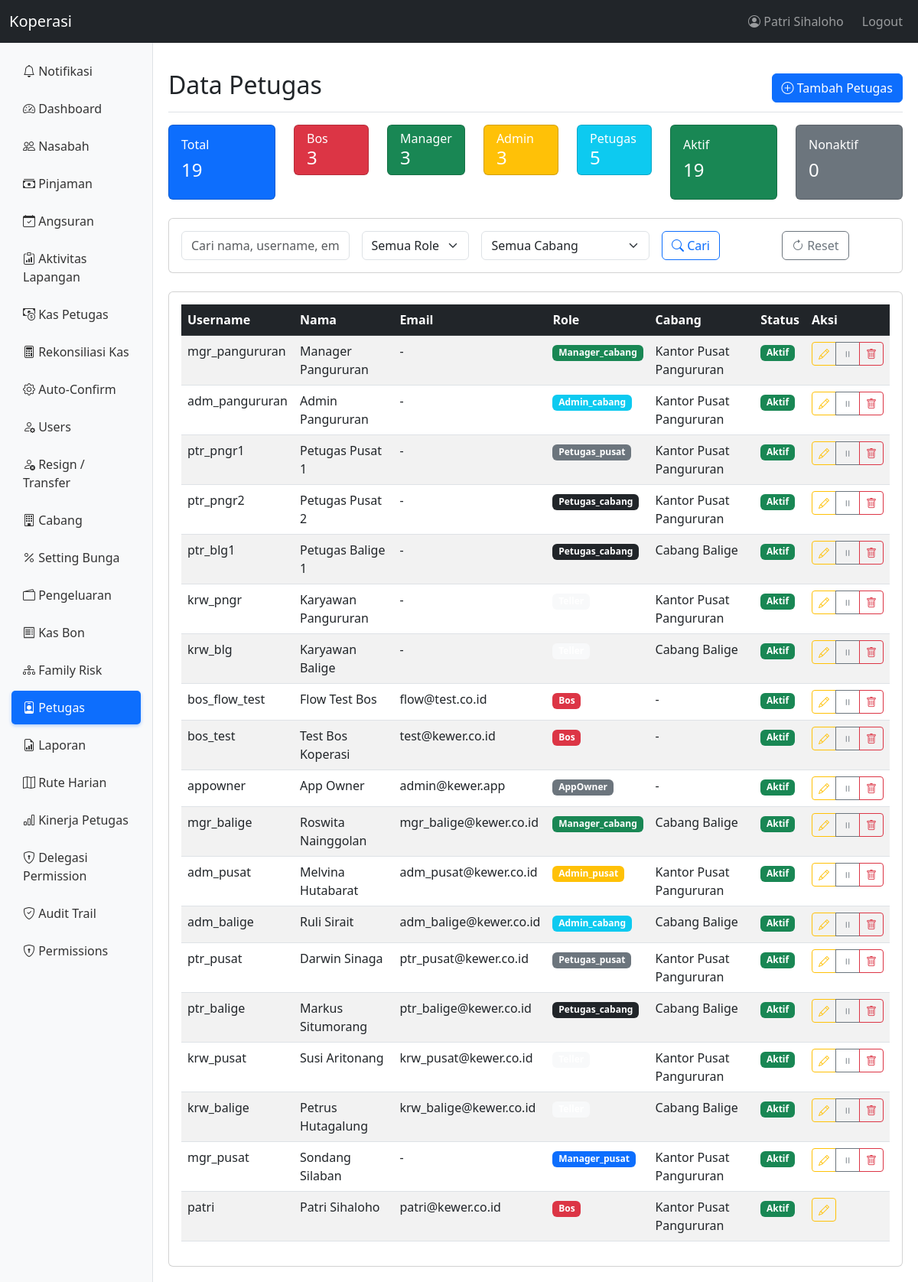
Page /pages/petugas/index.php (signed in) on the committed database.
### tables this page shows
CREATE TABLE `users` (
  `id` int(11) NOT NULL AUTO_INCREMENT,
  `username` varchar(50) NOT NULL,
  `password` varchar(255) NOT NULL,
  `nama` varchar(100) NOT NULL,
  `ktp` varchar(16) DEFAULT NULL COMMENT 'NIK KTP - identitas global via db_orang',
  `email` varchar(100) DEFAULT NULL,
  `telp` varchar(20) DEFAULT NULL,
  `role` varchar(50) NOT NULL DEFAULT 'teller',
  `owner_bos_id` int(10) unsigned DEFAULT NULL,
  `cabang_id` int(11) DEFAULT NULL,
  `derived_permissions` longtext DEFAULT NULL CHECK (json_valid(`derived_permissions`)),
  `status` enum('aktif','nonaktif') NOT NULL DEFAULT 'aktif',
  `created_at` timestamp NOT NULL DEFAULT current_timestamp(),
  `updated_at` timestamp NOT NULL DEFAULT current_timestamp() ON UPDATE current_timestamp(),
  `limit_kasbon` decimal(12,0) DEFAULT 0,
  `gaji` decimal(12,0) DEFAULT 0,
  `tanggal_lahir` date DEFAULT NULL,
  `tanggal_masuk` date DEFAULT NULL,
  `db_orang_person_id` int(11) DEFAULT NULL,
  `totp_secret` varchar(64) DEFAULT NULL,
  `totp_enabled` tinyint(1) DEFAULT 0,
  `totp_verified_at` timestamp NULL DEFAULT NULL,
  `phone_2fa` varchar(20) DEFAULT NULL,
  PRIMARY KEY (`id`),
  UNIQUE KEY `username` (`username`),
  KEY `idx_owner_bos_id` (`owner_bos_id`),
  KEY `idx_db_orang_person` (`db_orang_person_id`),
  KEY `idx_users_ktp` (`ktp`),
  KEY `idx_users_cabang` (`cabang_id`),
  KEY `idx_users_owner_bos` (`owner_bos_id`),
  KEY `idx_users_role_status` (`role`,`status`),
  KEY `idx_users_id` (`id`),
  CONSTRAINT `fk_users_cabang` FOREIGN KEY (`cabang_id`) REFERENCES `cabang` (`id`) ON DELETE SET NULL ON UPDATE CASCADE,
  CONSTRAINT `fk_users_db_orang_person` FOREIGN KEY (`db_orang_person_id`) REFERENCES `db_orang`.`people` (`id`) ON DELETE SET NULL ON UPDATE CASCADE
);

CREATE TABLE `cabang` (
  `id` int(11) NOT NULL AUTO_INCREMENT,
  `cooperative_id` int(10) unsigned DEFAULT NULL,
  `kode_cabang` varchar(10) NOT NULL,
  `nama_cabang` varchar(100) NOT NULL,
  `alamat` text DEFAULT NULL,
  `telp` varchar(20) DEFAULT NULL,
  `email` varchar(100) DEFAULT NULL,
  `kota` varchar(50) DEFAULT NULL,
  `provinsi` varchar(50) DEFAULT NULL,
  `kode_pos` varchar(10) DEFAULT NULL,
  `province_id` int(10) unsigned DEFAULT NULL,
  `regency_id` int(10) unsigned DEFAULT NULL,
  `district_id` int(10) unsigned DEFAULT NULL,
  `village_id` int(10) unsigned DEFAULT NULL,
  `db_orang_person_id` int(11) DEFAULT NULL COMMENT 'person record for branch address',
  `status` enum('aktif','nonaktif') NOT NULL DEFAULT 'aktif',
  `is_headquarters` tinyint(1) DEFAULT 0,
  `headquarters_id` int(10) unsigned DEFAULT NULL,
  `owner_bos_id` int(10) unsigned DEFAULT NULL,
  `created_by_user_id` int(10) unsigned DEFAULT NULL,
  `created_at` timestamp NOT NULL DEFAULT current_timestamp(),
  `updated_at` timestamp NOT NULL DEFAULT current_timestamp() ON UPDATE current_timestamp(),
  `latitude` decimal(10,8) DEFAULT NULL COMMENT 'GPS latitude for geofencing',
  `longitude` decimal(11,8) DEFAULT NULL COMMENT 'GPS longitude for geofencing',
  `geofence_radius` int(11) DEFAULT 5000 COMMENT 'Geofence radius in meters (default 5km)',
  PRIMARY KEY (`id`),
  UNIQUE KEY `kode_cabang` (`kode_cabang`),
  KEY `idx_owner_bos_id` (`owner_bos_id`),
  KEY `idx_created_by_user_id` (`created_by_user_id`),
  KEY `idx_cooperative_id` (`cooperative_id`),
  KEY `idx_headquarters_id` (`headquarters_id`),
  KEY `idx_db_orang_person` (`db_orang_person_id`),
  KEY `idx_cabang_owner_bos` (`owner_bos_id`),
  KEY `idx_cabang_id` (`id`),
  KEY `idx_cabang_gps` (`latitude`,`longitude`),
  CONSTRAINT `fk_cabang_db_orang_person` FOREIGN KEY (`db_orang_person_id`) REFERENCES `db_orang`.`people` (`id`) ON DELETE SET NULL ON UPDATE CASCADE
);

### pages/petugas/index.php (the view, shortened to what the rows shown need)
<?php
require_once __DIR__ . '/../../config/path.php';
$where = ["1=1"];
$params = [];
$where_clause = "WHERE " . implode(" AND ", $where);
$petugas = query("
    SELECT u.*, c.nama_cabang
    FROM users u
    LEFT JOIN cabang c ON u.cabang_id = c.id
    $where_clause
    ORDER BY u.created_at DESC
", $params);
?>
<!DOCTYPE html>
<html lang="id">
<head>
    <link href="https://cdn.jsdelivr.net/npm/bootstrap@5.3.0/dist/css/bootstrap.min.css" rel="stylesheet">
    <link href="https://cdn.jsdelivr.net/npm/bootstrap-icons@1.10.0/font/bootstrap-icons.css" rel="stylesheet">
</head>
<body>
    <div class="main-container">
        <?php require_once BASE_PATH . '/includes/sidebar.php'; ?>
        <main class="content-area">
                <div class="d-flex justify-content-between flex-wrap flex-md-nowrap align-items-center pt-3 pb-2 mb-3 border-bottom">
                    <h1 class="h2">Data Petugas</h1>
                </div>
                <div class="card">
                    <div class="card-body">
                        <div class="table-responsive">
                            <table class="table table-striped table-hover">
                                <thead class="table-dark">
                                    <tr>
                                        <th>Username</th>
                                        <th>Nama</th>
                                        <th>Email</th>
                                        <th>Role</th>
                                        <th>Cabang</th>
                                        <th>Status</th>
                                        <th>Aksi</th>
                                    </tr>
                                </thead>
                                <tbody>
                                    <?php if (empty($petugas)): ?>
                                        <tr>
                                            <td colspan="7" class="text-center text-muted">Tidak ada data petugas</td>
                                        </tr>
                                    <?php else: ?>
                                        <?php foreach ($petugas as $p): ?>
                                            <tr>
                                                <td><?php echo $p['username']; ?></td>
                                                <td><?php echo $p['nama']; ?></td>
                                                <td><?php echo $p['email'] ?: '-'; ?></td>
                                                <td>
                                                    <?php
                                                    $role_class = [
                                                        'bos' => 'danger',
                                                        'manager_pusat' => 'primary',
                                                        'manager_cabang' => 'success',
                                                        'admin_pusat' => 'warning',
                                                        'admin_cabang' => 'info',
                                                        'petugas_pusat' => 'secondary',
                                                        'petugas_cabang' => 'dark',
                                                        'teller' => 'light'
                                                    ];
                                                    ?>
                                                    <span class="badge bg-<?php echo $role_class[$p['role']] ?? 'secondary'; ?>">
                                                        <?php echo ucfirst($p['role']); ?>
                                                    </span>
                                                </td>
                                                <td><?php echo $p['nama_cabang'] ?: '-'; ?></td>
                                                <td>
                                                    <?php
                                                    $status_class = [
                                                        'aktif' => 'success',
                                                        'nonaktif' => 'secondary'
                                                    ];
                                                    ?>
                                                    <span class="badge bg-<?php echo $status_class[$p['status']]; ?>">
                                                        <?php echo ucfirst($p['status']); ?>
                                                    </span>
                                                </td>
                                                <td>
                                                    <div class="btn-group btn-group-sm" role="group">
                                                        <a href="edit.php?id=<?php echo $p['id']; ?>" class="btn btn-outline-warning" title="Edit">
                                                            <i class="bi bi-pencil"></i>
                                                        </a>
                                                        <?php if ($p['id'] != getCurrentUser()['id']): ?>
                                                            <button onclick="toggleStatus(<?php echo $p['id']; ?>, '<?php echo $p['status']; ?>')" class="btn btn-outline-<?php echo $p['status'] === 'aktif' ? 'secondary' : 'success'; ?>" title="<?php echo $p['status'] === 'aktif' ? 'Nonaktifkan' : 'Aktifkan'; ?>">
                                                                <i class="bi bi-<?php echo $p['status'] === 'aktif' ? 'pause' : 'play'; ?>"></i>
                                                            </button>
                                                            <?php if ($p['role'] !== 'bos' || getCurrentUser()['role'] === 'bos'): ?>
                                                                <button onclick="confirmDelete(<?php echo $p['id']; ?>, '<?php echo $p['nama']; ?>')" class="btn btn-outline-danger" title="Hapus">
                                                                    <i class="bi bi-trash"></i>
                                                                </button>
                                                            <?php endif; ?>
                                                        <?php endif; ?>
                                                    </div>
                                                </td>
                                            </tr>
                                        <?php endforeach; ?>
                                    <?php endif; ?>
                                </tbody>
                            </table>
                        </div>
                    </div>
                </div>
            </main>
        </div>
</body>
</html>

### includes/sidebar.php (shortened to what the rows shown need)
<?php
$user = getCurrentUser();
?>
<nav class="navbar navbar-expand-lg navbar-dark bg-dark">
    <div class="container-fluid">
        <div class="navbar-nav ms-auto">
            <span class="navbar-text me-3">
                <i class="bi bi-person-circle"></i> <?php echo htmlspecialchars($user['nama']); ?>
            </span>
            <a class="nav-link" href="<?php echo baseUrl('logout.php'); ?>">Logout</a>
        </div>
    </div>
</nav>

### rows in the picture
users: nama "Patri Sihaloho", username "patri", email "patri@kewer.co.id", role "Bos", cabang.nama_cabang "Kantor Pusat Pangururan", status "Aktif"
users: username "mgr_pangururan", nama "Manager Pangururan", email "-", role "Manager_cabang", cabang.nama_cabang "Kantor Pusat Pangururan", status "Aktif"
users: username "adm_pangururan", nama "Admin Pangururan", email "-", role "Admin_cabang", cabang.nama_cabang "Kantor Pusat Pangururan", status "Aktif"
users: username "ptr_pngr1", nama "Petugas Pusat 1", email "-", role "Petugas_pusat", cabang.nama_cabang "Kantor Pusat Pangururan", status "Aktif"
users: username "ptr_pngr2", nama "Petugas Pusat 2", email "-", role "Petugas_cabang", cabang.nama_cabang "Kantor Pusat Pangururan", status "Aktif"
users: username "ptr_blg1", nama "Petugas Balige 1", email "-", role "Petugas_cabang", cabang.nama_cabang "Cabang Balige", status "Aktif"
users: username "krw_pngr", nama "Karyawan Pangururan", email "-", cabang.nama_cabang "Kantor Pusat Pangururan", status "Aktif"
users: username "krw_blg", nama "Karyawan Balige", email "-", cabang.nama_cabang "Cabang Balige", status "Aktif"
users: username "bos_flow_test", nama "Flow Test Bos", email "flow@test.co.id", role "Bos", nama_cabang "-", status "Aktif"
users: username "bos_test", nama "Test Bos Koperasi", email "test@kewer.co.id", role "Bos", nama_cabang "-", status "Aktif"
users: username "appowner", nama "App Owner", email "admin@kewer.app", role "AppOwner", nama_cabang "-", status "Aktif"
users: username "mgr_balige", nama "Roswita Nainggolan", email "mgr_balige@kewer.co.id", role "Manager_cabang", cabang.nama_cabang "Cabang Balige", status "Aktif"
users: username "adm_pusat", nama "Melvina Hutabarat", email "adm_pusat@kewer.co.id", role "Admin_pusat", cabang.nama_cabang "Kantor Pusat Pangururan", status "Aktif"
users: username "adm_balige", nama "Ruli Sirait", email "adm_balige@kewer.co.id", role "Admin_cabang", cabang.nama_cabang "Cabang Balige", status "Aktif"
users: username "ptr_pusat", nama "Darwin Sinaga", email "ptr_pusat@kewer.co.id", role "Petugas_pusat", cabang.nama_cabang "Kantor Pusat Pangururan", status "Aktif"
users: username "ptr_balige", nama "Markus Situmorang", email "ptr_balige@kewer.co.id", role "Petugas_cabang", cabang.nama_cabang "Cabang Balige", status "Aktif"
users: username "krw_pusat", nama "Susi Aritonang", email "krw_pusat@kewer.co.id", cabang.nama_cabang "Kantor Pusat Pangururan", status "Aktif"
users: username "krw_balige", nama "Petrus Hutagalung", email "krw_balige@kewer.co.id", cabang.nama_cabang "Cabang Balige", status "Aktif"
users: username "mgr_pusat", nama "Sondang Silaban", email "-", role "Manager_pusat", cabang.nama_cabang "Kantor Pusat Pangururan", status "Aktif"

### other values in the picture
APP_NAME "Koperasi"
$stats['total'] "19"
$stats['bos'] "3"
$stats['manager'] "3"
$stats['admin'] "3"
$stats['petugas'] "5"
$stats['aktif'] "19"
$stats['nonaktif'] "0"
